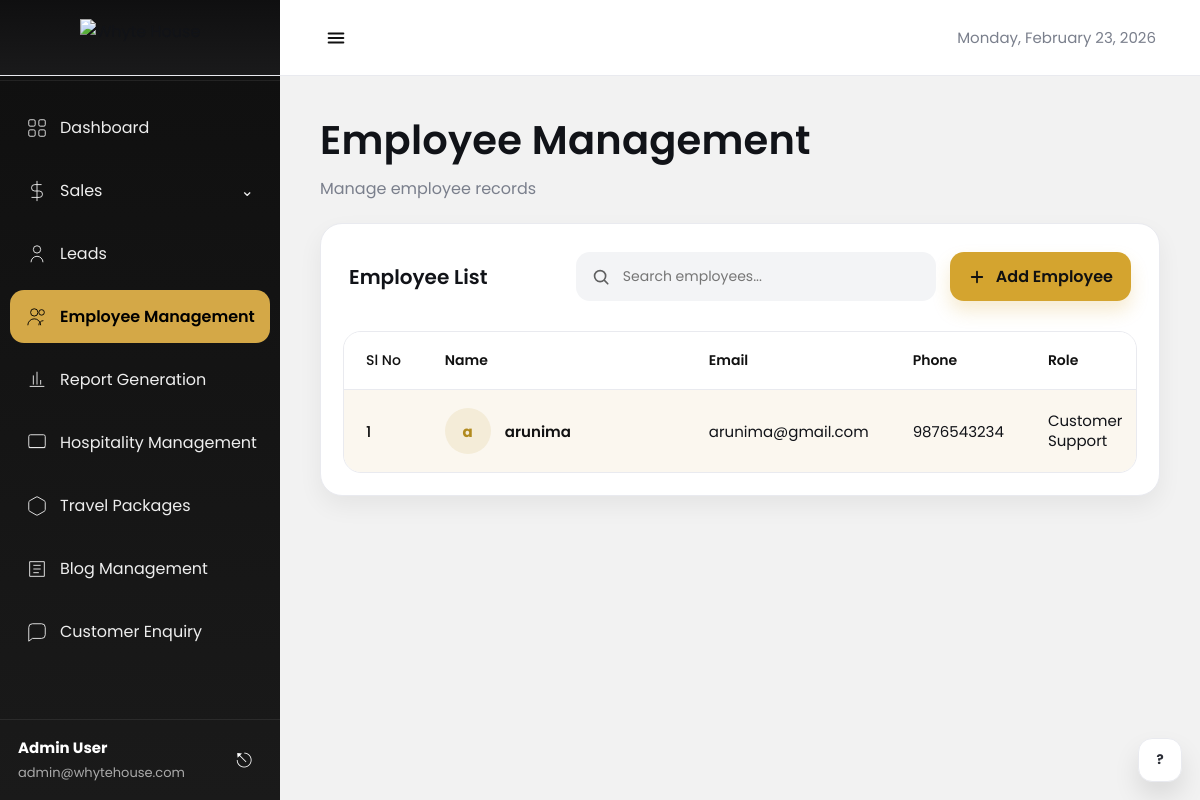
/employee/, run on the app's committed database.
### admin_panel/models.py (models this page shows, shortened)
class Employee(models.Model):
    STATUS_CHOICES = (
        ('Active', 'Active'),
        ('Inactive', 'Inactive'),
        ('On Leave', 'On Leave'),
    )
    name = models.CharField(max_length=200)
    email = models.EmailField(unique=True)
    phone = models.CharField(max_length=15)
    role = models.CharField(max_length=100, blank=True)
    department = models.CharField(max_length=100, blank=True)
    join_date = models.DateField(null=True, blank=True)
    salary = models.DecimalField(max_digits=10, decimal_places=2, null=True, blank=True)
    status = models.CharField(max_length=20, choices=STATUS_CHOICES, default='Active')
    profile_picture = models.ImageField(upload_to='employee/', null=True, blank=True)
    created_at = models.DateTimeField(auto_now_add=True)
    updated_at = models.DateTimeField(auto_now=True)
    class Meta:
        ordering = ['-created_at']

### admin_panel/views.py (the view, shortened to what this page needs)
# urls.py: path('', views.employee_list, name='employee_list'),
def employee_list(request):
    employees = Employee.objects.all()
    search_query = request.GET.get('search', '')
    status_filter = request.GET.get('status', '')
    if status_filter:
        employees = employees.filter(status=status_filter)
    department_filter = request.GET.get('department', '')
    if department_filter:
        employees = employees.filter(department=department_filter)
    departments = Employee.objects.values_list('department', flat=True).distinct().order_by('department')
    department_count = departments.count()
    active_count = employees.filter(status='active').count()
    inactive_count = employees.filter(status='inactive').count()
    context = {
        'employees': employees,
        'search_query': search_query,
        'status_filter': status_filter,
        'department_filter': department_filter,
        'departments': departments,
        'active_count': active_count,
        'department_count': department_count,
        'now': datetime.now().strftime('%B %d, %Y')
    }
    return render(request, "admin/employee/employee.html", context)

### templates/admin/employee/employee.html (shortened to what this page needs)
{% load static %}
<!DOCTYPE html>
<html lang="en">
<head>
</head>
<body>
  {% include "admin/sidebar.html" %}
  {% include "admin/header.html" %}
  <main class="main">
    <h1 class="page-title">Employee Management</h1>
    <p class="page-sub">Manage employee records</p>
    <section class="card">
      <div class="card-head">
        <div class="left">
          <h3>Employee List</h3>
        </div>
        <div class="tools">
          <div class="search">
            <input type="text" placeholder="Search employees..." id="searchInput" onkeyup="filterEmployees()" />
          </div>
          <a href="{% url 'employee:add_employee' %}" class="btn-add">
            <svg viewBox="0 0 24 24" fill="none" xmlns="http://www.w3.org/2000/svg">
              <path d="M12 5V19" stroke="#111" stroke-width="2.4" stroke-linecap="round"/>
              <path d="M5 12H19" stroke="#111" stroke-width="2.4" stroke-linecap="round"/>
            </svg>
            Add Employee
          </a>
        </div>
      </div>
      <div class="table-wrap">
        <div class="scroll">
          <table>
            <thead>
              <tr>
                <th class="sl">Sl No</th>
                <th>Name</th>
                <th>Email</th>
                <th>Phone</th>
                <th>Role</th>
              </tr>
            </thead>
            <tbody id="employeeTableBody">
              {% for employee in employees %}
              <tr class="data-row">
                <td class="sl">{{ forloop.counter }}</td>
                <td>
                  <div class="name-cell">
                    <div class="avatar">{{ employee.name|first }}</div>
                    <div class="name">{{ employee.name }}</div>
                  </div>
                </td>
                <td>{{ employee.email }}</td>
                <td>{{ employee.phone }}</td>
                <td class="wrap">{{ employee.role|default:"—" }}</td>
              </tr>
              {% empty %}
              <tr>
                <td colspan="8" style="text-align:center;padding:40px;">
                  <p>No employees found.</p>
                </td>
              </tr>
              {% endfor %}
            </tbody>
          </table>
        </div>
      </div>
    </section>
  </main>
  <button class="help-fab" type="button" aria-label="Help">
    <span>?</span>
  </button>
</body>
</html>

### templates/admin/employee/employee.html (style rules this page uses)
:root { --bg:#f6f7fb; --card:#ffffff; --border:#ececf2; --text:#111318; --muted:#7a7f8c; --input:#f3f4f6; --shadow:0 10px 24px rgba(17,19,24,.06); --radius:18px; --radius-sm:14px; --accent:#d4a42f; --accent-soft:rgba(212,164,47,.16); --row:#fbf7ef; }
* { box-sizing:border-box;margin:0;padding:0;font-family:"Poppins",sans-serif }
body { background:var(--bg); color:var(--text); }
.main { margin-left:280px; padding:34px 40px 60px; }
.page-title { font-size:40px; font-weight:600; letter-spacing:.2px; margin-bottom:6px; }
.page-sub { color:var(--muted); font-size:16px; margin-bottom:22px; }
.card { background:var(--card); border:1px solid var(--border); border-radius:22px; box-shadow:var(--shadow); padding:22px; }
.card-head { display:flex; align-items:center; justify-content:space-between; gap:14px; padding:6px 6px 16px; }
.card-head .left h3 { font-size:20px; font-weight:600; }
.tools { display:flex; align-items:center; gap:14px; flex-wrap:wrap; }
.search { position:relative; min-width:360px; max-width:420px; flex:1; }
.search input { width:100%; border:1px solid transparent; background:var(--input); border-radius:14px; padding:13px 14px 13px 46px; outline:none; font-size:14px; transition:.2s ease; }
.search svg { position:absolute; left:16px; top:50%; transform:translateY(-50%); width:18px;height:18px; opacity:.65; }
.btn-add { display:inline-flex; align-items:center; gap:10px; background:var(--accent); color:#111; border:none; border-radius:14px; padding:12px 18px; font-weight:600; cursor:pointer; box-shadow:0 10px 18px rgba(212,164,47,.22); white-space:nowrap; text-decoration:none; }
.btn-add svg { width:18px;height:18px }
.table-wrap { margin-top:14px; border-radius:18px; overflow:hidden; border:1px solid var(--border); }
.scroll { overflow-x:auto; background:#fff; }
table { width:1100px; border-collapse:separate; border-spacing:0; }
thead th { text-align:left; font-size:14px; font-weight:600; padding:18px 22px; border-bottom:1px solid var(--border); background:#fff; color:#111; white-space:nowrap; }
tbody td { padding:18px 22px; font-size:15px; border-bottom:1px solid var(--border); vertical-align:middle; white-space:nowrap; }
tbody tr.data-row td { background:var(--row); border-bottom:0; }
.sl { width:80px; color:#111; font-weight:500; }
.name-cell { display:flex; align-items:center; gap:14px; min-width:220px; }
.avatar { width:46px;height:46px; border-radius:999px; display:grid; place-items:center; background:#f4ecd8; color:#b18a1e; font-weight:700; letter-spacing:.5px; }
.name { font-weight:600; color:#111; }
.wrap { white-space:normal; max-width:140px; line-height:1.35; }
.help-fab { position:fixed; right:18px; bottom:18px; width:44px;height:44px; border-radius:14px; border:1px solid var(--border); background:#fff; display:grid; place-items:center; box-shadow:0 14px 26px rgba(0,0,0,.10); cursor:pointer; }
.help-fab span { font-weight:700;color:#2a2d36 }

### templates/admin/sidebar.html (style rules this page uses)
* { margin:0; padding:0; box-sizing:border-box; font-family: "Poppins", sans-serif; }
body { background:#f2f2f2; }

### templates/admin/header.html (style rules this page uses)
:root { --sidebarW:280px; --hdrH:76px; --dark1:#0f0f10; --dark2:#1a1a1b; --text:#111318; --muted:#7a7f8c; --border:#e9eaef; }
* { box-sizing:border-box }

### data on the page
Employee: name|first "a", name "arunima", email "arunima@gmail.com", phone "9876543234", role "Customer Support"
